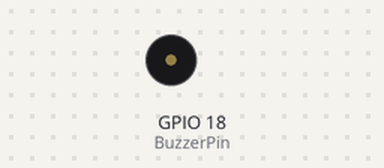
Recording of a program running on a simulated Raspberry Pi (BCM pin numbers). Shown: buzzer (waves = sounding, pin HIGH). What the program prints to the terminal is not drawn.

Above: at 0.15 s.
Timing chart, 0 to 3.0 s (numbered marks = the images above):
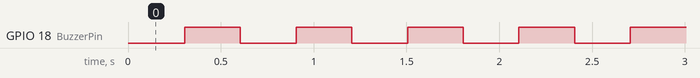

Measured:
- by itself, GPIO 18 (BuzzerPin): alternates HIGH for 0.30 s and LOW for 0.30 s

The program:

buzzer.py
```python
#!/usr/bin/python

###########################################################################
#Filename      :buzzer.py
#Description   :make buzzer beep
#Author        :alan
#Website       :www.osoyoo.com
#Update        :2017/06/27
############################################################################

import RPi.GPIO as GPIO
import time

# Set #18 as buzzer pin
BuzzerPin = 18

def print_message():
    print ("|**************************************|")
    print ("|                 Beep                 |")
    print ("|    ------------------------------    |")
    print ("|        Buzzer connect to GPIO1       |")
    print ("|                                      |")
    print ("|            Make Buzzer beep          |")
    print ("|                                      |")
    print ("|                                OSOYOO|")
    print ("|**************************************|\n")
    print 'Program is running...'
    print ('\n')
    print 'Please press Ctrl+C to end the program...'

def setup():
    # Set the GPIO modes to BCM Numbering
    GPIO.setmode(GPIO.BCM)
    # Set BuzzerPin's mode to output,
    # and initial level to High(3.3v)
    GPIO.setup(BuzzerPin, GPIO.OUT, initial=GPIO.HIGH)

def main():
    print_message()
    while True:
    	GPIO.output(BuzzerPin, GPIO.LOW)
        time.sleep(0.3)
        GPIO.output(BuzzerPin, GPIO.HIGH)
        time.sleep(0.3)


def destroy():
    # Turn off buzzer
    GPIO.output(BuzzerPin, GPIO.HIGH)
    # Release resource
    GPIO.cleanup()

# If run this script directly, do:
if __name__ == '__main__':
    setup()
    try:
        main()
    # When 'Ctrl+C' is pressed, the child program
    # destroy() will be  executed.
    except KeyboardInterrupt:
        destroy()
```
